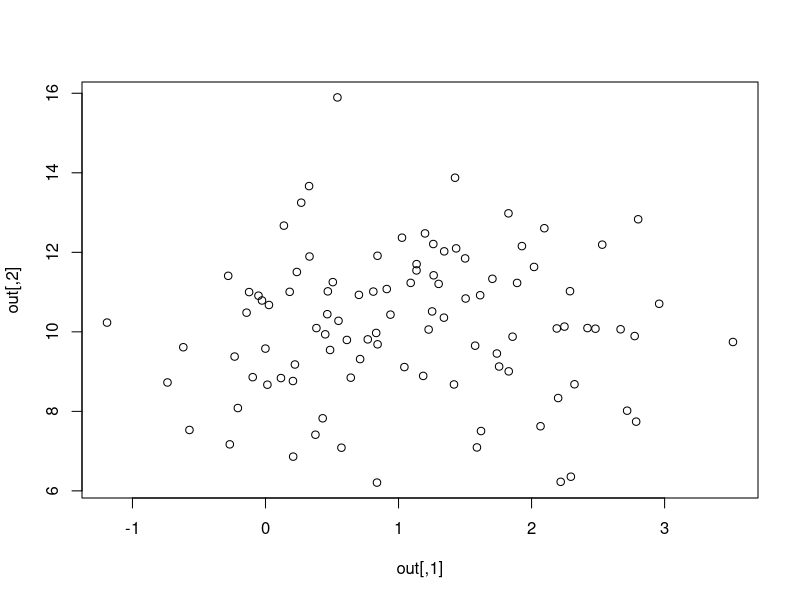
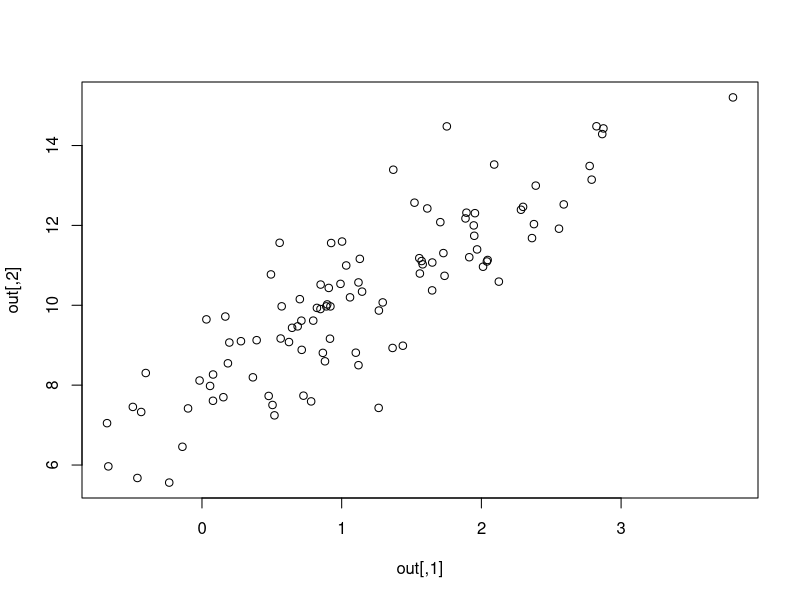
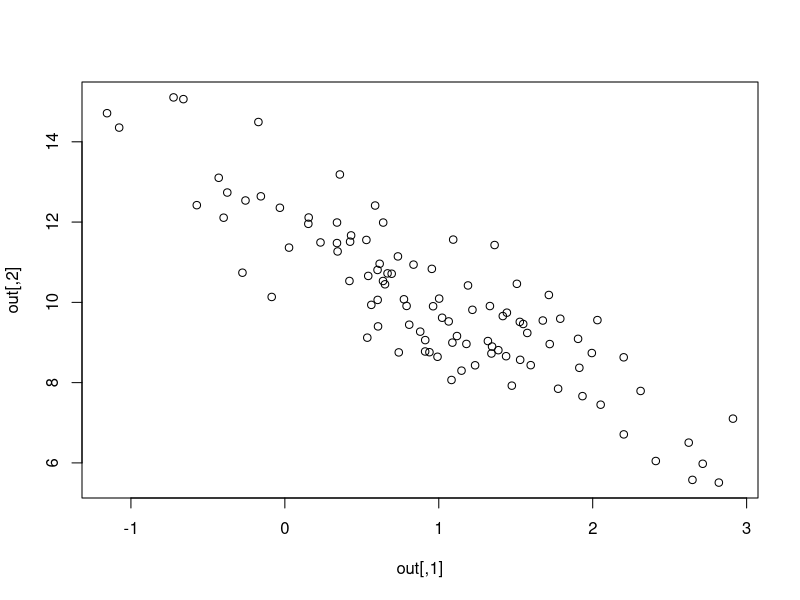
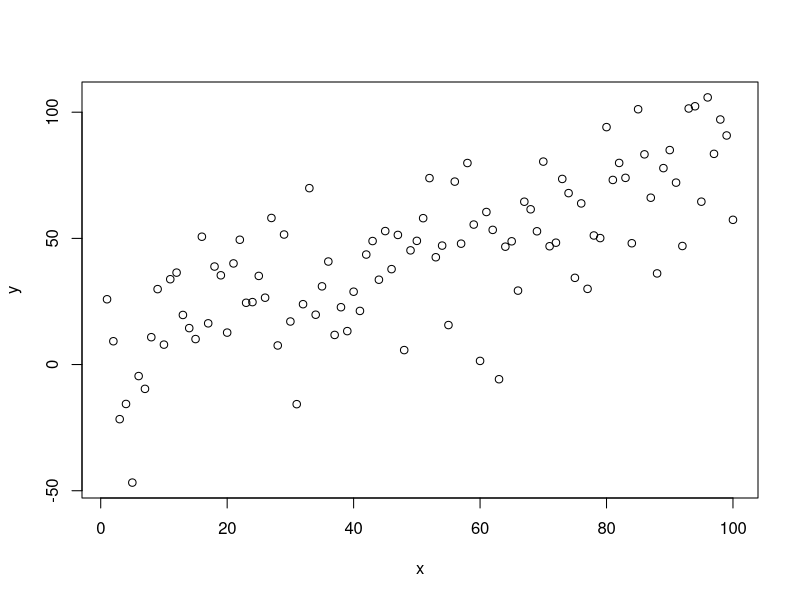
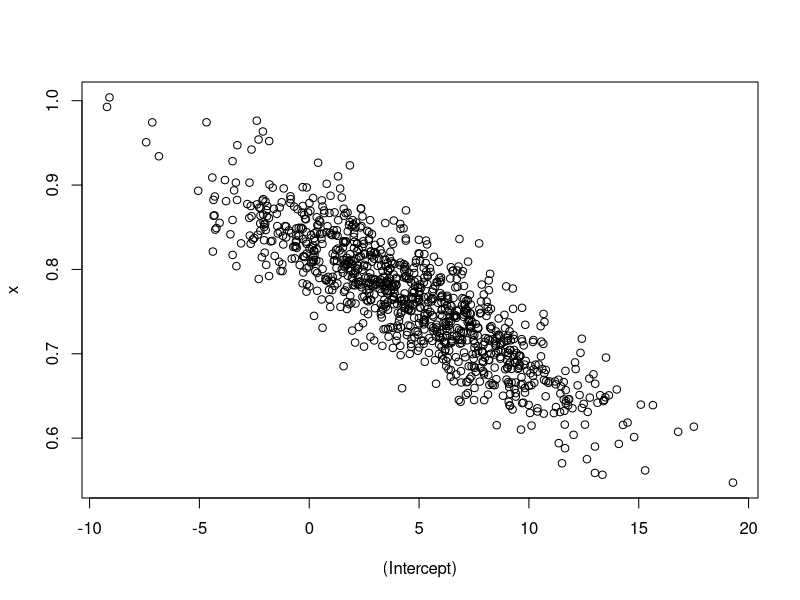
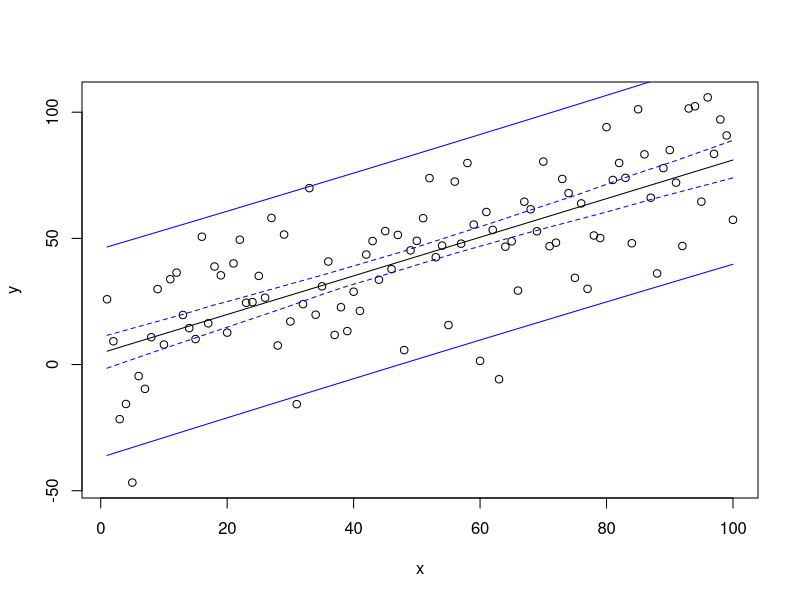

The R script that drew these images, in order: (Note: this script raises an error after producing the figures.)

library(mvtnorm)

my_mu = c(1,10)
my_sigma = cbind(c(1,0),c(0,5))  # no correlations
out = rmvnorm(100,mean=my_mu,sigma=my_sigma)
plot(out)

my_sigma = cbind(c(1,2),c(2,5))  # positive correlations
out = rmvnorm(100,mean=my_mu,sigma=my_sigma)
plot(out)

my_sigma = cbind(c(1,-2),c(-2,5))  # negative correlations
out = rmvnorm(100,mean=my_mu,sigma=my_sigma)
plot(out)


# simulate an independent variable and a response 
x = 1:100
y = 0.8*x + rnorm(length(x),0,max(x)/5)  # rnorm() adds some noise 
plot(x,y)
reg = lm(y~x)

# extract estimates of parameter means and var-cov matrix
mu = coef(reg)
sigma = vcov(reg)
plot(rmvnorm(1000,mu,sigma ))

# Monte Carlo simulation

# Simulation parameters:
NE = 100      ## Ensemble size

# Generate predictions for each value of x using different parameter samples
n = matrix(NA,NE,length(x))   # storage for all simulations
coef_samples = rmvnorm(NE,mean=mu,sigma=sigma)  # sample values of coefficients
for(i in 1:NE){        # loop over r and K samples
  n[i,] = coef_samples[i,1] + coef_samples[i,2]*x   # predict values at each x
}

# calculate the median and 95% CI limits for each time point
n.stats = apply(n,2,quantile,c(0.025,0.5,0.975))

true_PI = predict(reg,interval="prediction", level=0.95)

# plot the median
plot(x,y)

# add predictions, upper and lower CI's
lines(predict(reg))

# truth
lines(x,true_PI[,2],col="blue")
lines(x,true_PI[,3],col="blue")

# mine 
lines(x,n.stats[1,],col="blue",lty="dashed")
lines(x,n.stats[3,], col="blue",lty="dashed")

# try package forecast functions
lm_forecast = forecast(reg,newdata=data.frame(x=c(10,20,30)))


###
### figure out Arima constants -----------------------------------------
###

library(forecast)

# function to generate an AR1 time series
ar1 <- function(time_steps,initial_n,a,b,sigma){
  N <- numeric(time_steps)
  N[1] = initial_n
  for(i in 2:time_steps){
    N[i] = a + b*N[i-1] +rnorm(1,0,sigma)
  }
  return(N)
}

N <- ar1(time_steps=200, initial_n=1, a=5, b=0.5, sigma=0.5)
plot(N,type="l",xlab="Time")
abline(h=5/0.5,col="red")

# look at Arima fits
m1 = Arima(N,order=c(1,0,0))
m1
print(coef(m1)[2]*(1-coef(m1)[1])) # calculate "true" intercept

# better when we only use stationary portion
m2 = Arima(N[50:200],order=c(1,0,0))
m2
print(coef(m2)[2]*(1-coef(m2)[1])) # calculate "true" intercept

###
### figure out ArimaX constants -----------------------------------------
###

library(forecast)

# function to generate an AR1_X time series
ar1 <- function(time_steps,initial_n,a,b,betax,x,sigma){
  N <- numeric(time_steps)
  N[1] = initial_n
  for(i in 2:time_steps){
    N[i] = a + b*N[i-1] +rnorm(1,0,sigma) + betax*x[i]
  }
  return(N)
}

time_steps=500

x = rnorm(time_steps, 0, 1)

N <- ar1(time_steps=time_steps, initial_n=1, a=5, b=0.5, betax=0.1, x=x,sigma=0.5)
plot(N,type="l",xlab="Time")
abline(h=5/0.5,col="red")

# look at Arima fits
m1 = Arima(N,order=c(1,0,0),xreg=x)
m1
print(coef(m1)[2]*(1-coef(m1)[1])) # calculate "true" intercept

# use only stationary portion
m2 = Arima(N[(time_steps/4):time_steps],order=c(1,0,0),xreg=x[(time_steps/4):time_steps])
m2
print(coef(m2)[2]*(1-coef(m2)[1])) # calculate "true" intercept

